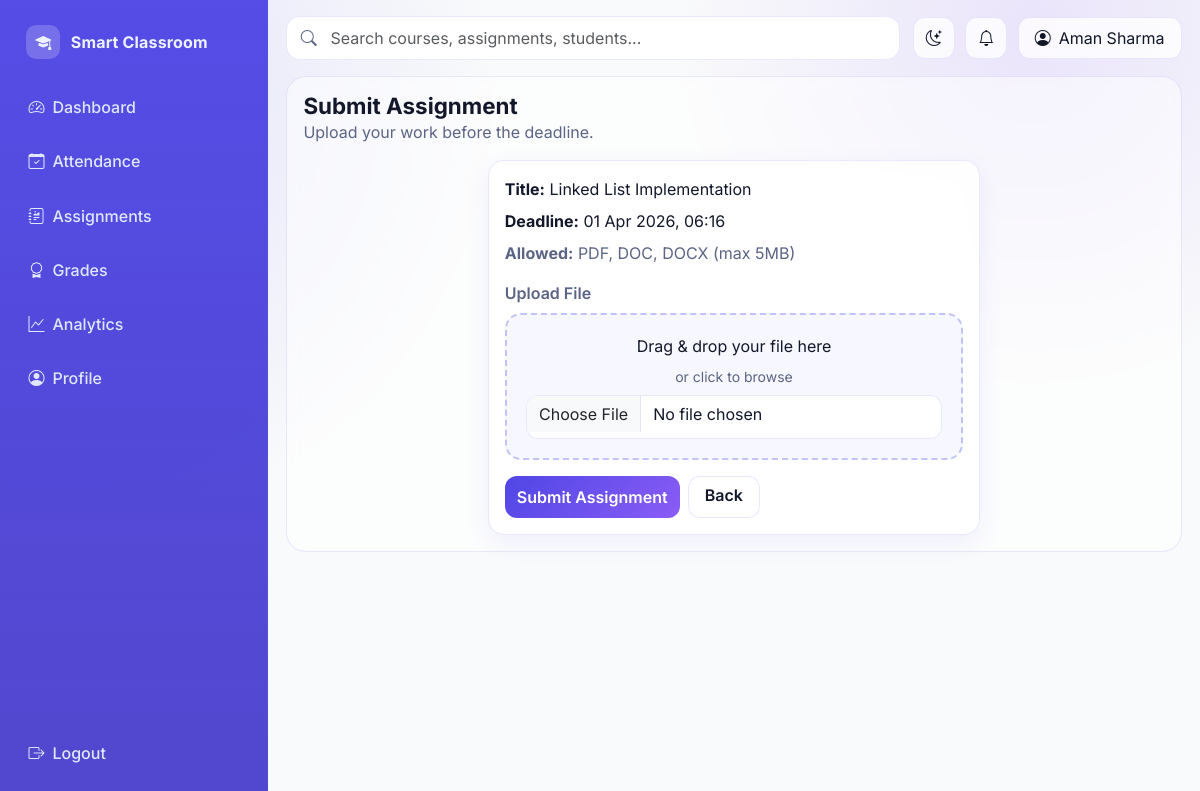
Page /student/assignments/1/submit (signed in) on the committed database.
### models/__init__.py (models this page shows, shortened)
class User(UserMixin, db.Model):
    id = db.Column(db.Integer, primary_key=True)
    name = db.Column(db.String(120), nullable=False)
    email = db.Column(db.String(120), unique=True, nullable=False, index=True)
    password = db.Column(db.String(255), nullable=False)
    role = db.Column(db.String(20), nullable=False)
    student_profile = db.relationship("StudentProfile", backref="user", uselist=False)
    teacher_profile = db.relationship("TeacherProfile", backref="user", uselist=False)

class Assignment(db.Model):
    id = db.Column(db.Integer, primary_key=True)
    teacher_id = db.Column(db.Integer, db.ForeignKey("teacher_profile.user_id"), nullable=False)
    title = db.Column(db.String(200), nullable=False)
    description = db.Column(db.Text, nullable=False)
    deadline = db.Column(db.DateTime, nullable=False)
    max_marks = db.Column(db.Integer, nullable=False)
    created_at = db.Column(db.DateTime, default=lambda: datetime.now(timezone.utc), nullable=False)
    submissions = db.relationship("Submission", backref="assignment", lazy=True, cascade="all, delete")

### routes/student_routes.py (the view, shortened to what this page needs)
@student_bp.route("/assignments/<int:assignment_id>/submit", methods=["GET", "POST"])
@login_required
@role_required("Student")
def submit_assignment(assignment_id):
    assignment = Assignment.query.get_or_404(assignment_id)
    form = SubmissionForm()
    return render_template("student/submit_assignment.html", form=form, assignment=assignment)

### forms/student_forms.py
class SubmissionForm(FlaskForm):
    file = FileField(
        "Upload File",
        validators=[
            FileRequired(),
            FileAllowed(["pdf", "doc", "docx"], "Only PDF and Word files are allowed."),
        ],
    )
    submit = SubmitField("Submit Assignment")

### app.py (called while the page is built)
def create_app():
    app = Flask(__name__)
    app.config.from_object(Config)
    os.makedirs(app.config["UPLOAD_FOLDER"], exist_ok=True)
    db.init_app(app)
    bcrypt.init_app(app)
    login_manager.init_app(app)
    csrf.init_app(app)
    register_blueprints(app)
    @app.context_processor
    def inject_globals():
        return {"app_name": "College Management System"}
    with app.app_context():
        db.create_all()
    return app

### models/__init__.py (called while the page is built)
@login_manager.user_loader
def load_user(user_id):
    return User.query.get(int(user_id))

### templates/student/submit_assignment.html (shortened to what this page needs)
{% extends 'base.html' %} {% block title %} - Submit Assignment{% endblock %} {%
block content %}
<section class="page-header">
  <div>
    <h1 class="page-title">Submit Assignment</h1>
    <p class="text-muted-soft mb-0">Upload your work before the deadline.</p>
  </div>
</section>
<div class="row justify-content-center">
  <div class="col-lg-7">
    <article class="app-card p-3">
      <p class="mb-2"><strong>Title:</strong> {{ assignment.title }}</p>
      <p class="mb-2">
        <strong>Deadline:</strong> {{ assignment.deadline.strftime('%d %b %Y,
        %H:%M') }}
      </p>
      <p class="text-muted-soft mb-3">
        <strong>Allowed:</strong> PDF, DOC, DOCX (max 5MB)
      </p>
      <form method="POST" enctype="multipart/form-data" id="uploadForm">
        <label class="form-label">Upload File</label>
        <div class="dropzone mb-3" id="dropzone">
          <p class="mb-2">Drag & drop your file here</p>
          <p class="text-muted-soft small mb-2">or click to browse</p>
          {{ form.file(class='form-control', id='fileInput') }}
        </div>
        <div class="d-flex gap-2">
          {{ form.submit(class='btn btn-success') }}
          <a
            href="{{ url_for('student.assignments') }}"
            class="btn btn-soft px-3"
            >Back</a
          >
        </div>
      </form>
    </article>
  </div>
</div>
{% endblock %}

### templates/base.html (shortened to what this page needs)
<!doctype html>
<html lang="en">
  <head>
    <link
      href="https://cdn.jsdelivr.net/npm/bootstrap@5.3.3/dist/css/bootstrap.min.css"
      rel="stylesheet"
    />
    <link
      rel="stylesheet"
      href="https://cdn.jsdelivr.net/npm/bootstrap-icons@1.11.3/font/bootstrap-icons.min.css"
    />
    <link
      rel="stylesheet"
      href="{{ url_for('static', filename='css/styles.css') }}"
    />
  </head>
  <body>
    {% if current_user.is_authenticated %}
    <div class="app-shell">
      <aside class="sidebar d-flex flex-column" id="appSidebar">
        <a class="brand" href="{{ url_for('core.index') }}">
          <span class="brand-dot"><i class="bi bi-mortarboard-fill"></i></span>
          <span>Smart Classroom</span>
        </a>
        <div class="nav-section">
          {% if current_user.role == 'Teacher' %} {% set nav = [
          ('teacher.dashboard', 'Dashboard', 'bi-speedometer2'),
          ('teacher.attendance', 'Attendance', 'bi-calendar-check'),
          ('teacher.assignments', 'Assignments', 'bi-journal-richtext'),
          ('teacher.submissions', 'Submissions', 'bi-folder-check'),
          ('teacher.analytics', 'Analytics', 'bi-graph-up') ] %} {% else %} {%
          set nav = [ ('student.dashboard', 'Dashboard', 'bi-speedometer2'),
          ('student.attendance', 'Attendance', 'bi-calendar-check'),
          ('student.assignments', 'Assignments', 'bi-journal-richtext'),
          ('student.grades', 'Grades', 'bi-award'), ('student.analytics',
          'Analytics', 'bi-graph-up') ] %} {% endif %} {% for endpoint, label,
          icon in nav %}
          <a
            class="nav-link-item {% if request.endpoint == endpoint %}active{% endif %}"
            href="{{ url_for(endpoint) }}"
          >
            <span><i class="bi {{ icon }} me-2"></i>{{ label }}</span>
          </a>
          {% endfor %}
          <a class="nav-link-item" href="#" aria-disabled="true">
            <span><i class="bi bi-person-circle me-2"></i>Profile</span>
          </a>
        </div>
        <div class="sidebar-footer">
          <a class="nav-link-item" href="{{ url_for('auth.logout') }}">
            <span><i class="bi bi-box-arrow-right me-2"></i>Logout</span>
          </a>
        </div>
      </aside>
      <section class="workspace">
        <header class="topbar">
          <div class="search-wrap">
            <i class="bi bi-search search-icon"></i>
            <input
              class="form-control"
              type="search"
              placeholder="Search courses, assignments, students..."
              aria-label="Search"
            />
          </div>
          <div class="toolbar-actions">
            <button
              class="icon-btn"
              id="darkModeToggle"
              type="button"
              aria-label="Toggle dark mode"
            >
              <i class="bi bi-moon-stars"></i>
            </button>
            <button class="icon-btn" type="button" aria-label="Notifications">
              <i class="bi bi-bell"></i>
            </button>
            <div
              class="btn-soft px-3 d-flex align-items-center gap-2"
              role="button"
              tabindex="0"
            >
              <i class="bi bi-person-circle"></i>
              <span class="hidden-mobile">{{ current_user.name }}</span>
            </div>
          </div>
        </header>
        {% endif %}
        <main
          class="{% if current_user.is_authenticated %}content-wrap{% else %}container pb-4{% endif %}"
        >
          {% block content %}{% endblock %}
        </main>
        {% if current_user.is_authenticated %}
      </section>
    </div>
    {% endif %}
  </body>
</html>

### static/css/styles.css (style rules this page uses)
:root { --bg: #f9fafb; --surface: rgba(255, 255, 255, 0.78); --surface-solid: #ffffff; --surface-muted: #f3f5fb; --text: #12172a; --text-soft: #5b6484; --primary: #4f46e5; --primary-2: #6366f1; --accent: #8b5cf6; --success: #16a34a; --danger: #ef4444; --warning: #f59e0b; --border: rgba(99, 102, 241, 0.14); --shadow-sm: 0 8px 24px rgba(79, 70, 229, 0.08); --shadow-md: 0 18px 44px rgba(31, 41, 55, 0.12); --radius-sm: 12px; --radius-md: 16px; --radius-lg: 20px; --transition: 240ms ease-in-out; }
* { box-sizing: border-box; }
html, body { margin: 0; padding: 0; min-height: 100%; font-family: "Inter", "Poppins", "Segoe UI", sans-serif; font-size: 16px; color: var(--text); background: radial-gradient( circle at 5% 12%, rgba(99, 102, 241, 0.16), transparent 33% ), radial-gradient( circle at 86% 4%, rgba(139, 92, 246, 0.14), transparent 28% ), var(--bg); }
a { color: inherit; }
.glass-card, .card, .app-card { border: 1px solid var(--border); background: var(--surface); backdrop-filter: blur(12px); border-radius: var(--radius-md); box-shadow: var(--shadow-sm); transition: transform var(--transition), box-shadow var(--transition), border-color var(--transition); }
.app-shell { display: grid; grid-template-columns: 268px 1fr; min-height: 100vh; }
.sidebar { position: sticky; top: 0; height: 100vh; padding: 1rem; border-right: 1px solid var(--border); background: linear-gradient( 180deg, rgba(79, 70, 229, 0.96), rgba(67, 56, 202, 0.92) ); color: #eef2ff; }
.brand { display: flex; align-items: center; gap: 0.65rem; font-weight: 700; letter-spacing: 0.01em; text-decoration: none; padding: 0.55rem 0.65rem; border-radius: 10px; }
.brand-dot { width: 34px; height: 34px; display: grid; place-items: center; border-radius: 10px; background: rgba(255, 255, 255, 0.2); }
.nav-section { margin-top: 1rem; }
.nav-link-item { display: flex; align-items: center; justify-content: space-between; margin-bottom: 0.45rem; padding: 0.72rem 0.78rem; border-radius: 12px; color: #e0e7ff; font-weight: 500; text-decoration: none; transition: background var(--transition), transform var(--transition); }
.sidebar-footer { margin-top: auto; padding-top: 1rem; }
.workspace { padding: 1rem 1.15rem 1.5rem; }
.topbar { display: grid; grid-template-columns: 1fr auto; align-items: center; gap: 0.8rem; margin-bottom: 1rem; }
.search-wrap { position: relative; }
.search-wrap .form-control { background: var(--surface-solid); border: 1px solid var(--border); border-radius: 14px; min-height: 44px; padding-left: 2.7rem; }
.search-icon { position: absolute; left: 0.9rem; top: 50%; transform: translateY(-50%); color: var(--text-soft); }
.toolbar-actions { display: flex; align-items: center; gap: 0.65rem; }
.icon-btn, .btn-soft { border: 1px solid var(--border); background: var(--surface); border-radius: 12px; min-height: 42px; min-width: 42px; color: var(--text); transition: all var(--transition); }
.content-wrap { border-radius: var(--radius-lg); border: 1px solid var(--border); background: rgba(255, 255, 255, 0.52); backdrop-filter: blur(8px); padding: 1rem; }
.page-header { display: flex; align-items: center; justify-content: space-between; gap: 1rem; margin-bottom: 1rem; }
.page-title { margin: 0; font-size: 1.4rem; font-weight: 700; }
.text-muted-soft { color: var(--text-soft); }
.btn { border-radius: 12px; font-weight: 600; transition: all var(--transition); }
.btn-primary, .btn-success { border: none; background: linear-gradient(135deg, var(--primary), var(--accent)); }
.form-control, .form-select { border-radius: 12px; border: 1px solid var(--border); background: var(--surface-solid); color: var(--text); min-height: 44px; transition: border-color var(--transition), box-shadow var(--transition), transform var(--transition); }
.form-label { font-weight: 600; color: var(--text-soft); }
.dropzone { border: 2px dashed rgba(99, 102, 241, 0.36); border-radius: var(--radius-md); padding: 1.2rem; text-align: center; transition: all var(--transition); background: rgba(99, 102, 241, 0.05); }
.hidden-mobile { display: inline; }

### rows in the picture
User: name "Aman Sharma"
Assignment: title "Linked List Implementation", deadline "01 Apr 2026, 06:16"

### other values in the picture
{{ label }} "Dashboard" "Attendance" "Assignments" "Grades" "Analytics"
